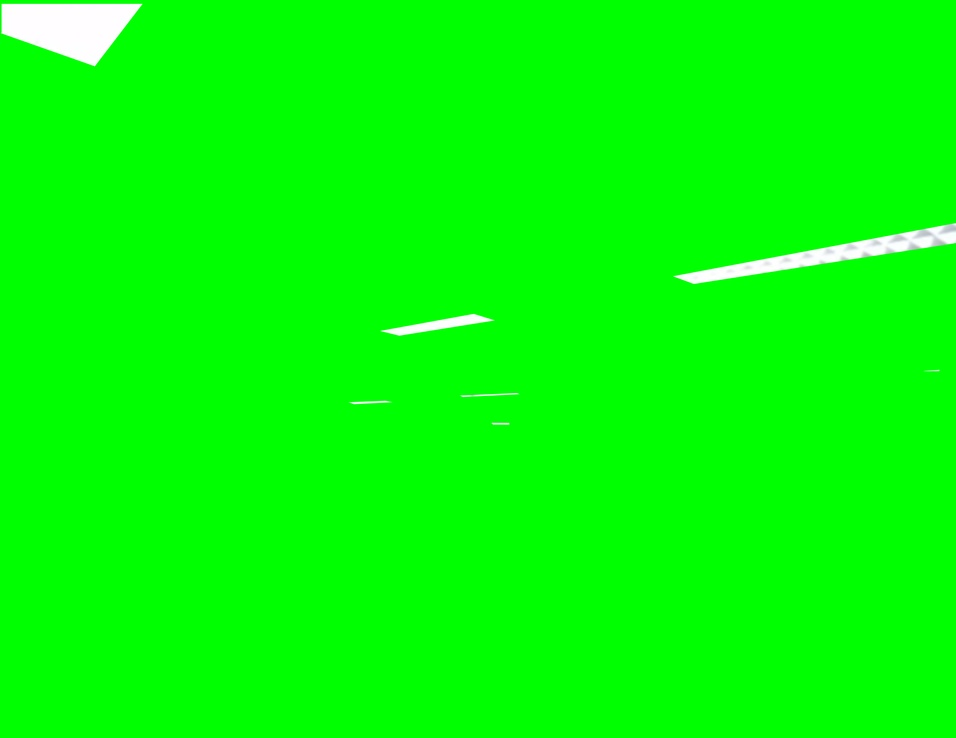
#> input picture dataSet/On.jpg, 956 x 738 px, shrunk from 2480 x 1914 before the run, found by its file name
$ python test2.py
#> lines starting #> are read from the running program, lines starting #| are printed output that depends on the picture; after the words box and inside, x2 and y2 are one past the last pixel; in counts of white or black regions, pixels touching at a corner belong together
import cv2
import numpy as np

## Read
img = cv2.imread('dataSet/on.jpg')
#> img is the input picture: shape (738, 956, 3); mean B, G, R 5, 254.9, 3.9
print(img.shape)
#| (738, 956, 3)
cv2.imshow('green', img)
## convert to hsv
hsv = cv2.cvtColor(img, cv2.COLOR_BGR2HSV)
#> hsv: shape (738, 956, 3); mean H, S, V 60.7, 251, 254.9

## mask of green (36,25,25) ~ (86, 255,255)
# mask = cv2.inRange(hsv, (36, 25, 25), (86, 255,255))
mask = cv2.inRange(hsv, (36, 25, 25), (70, 255,255))
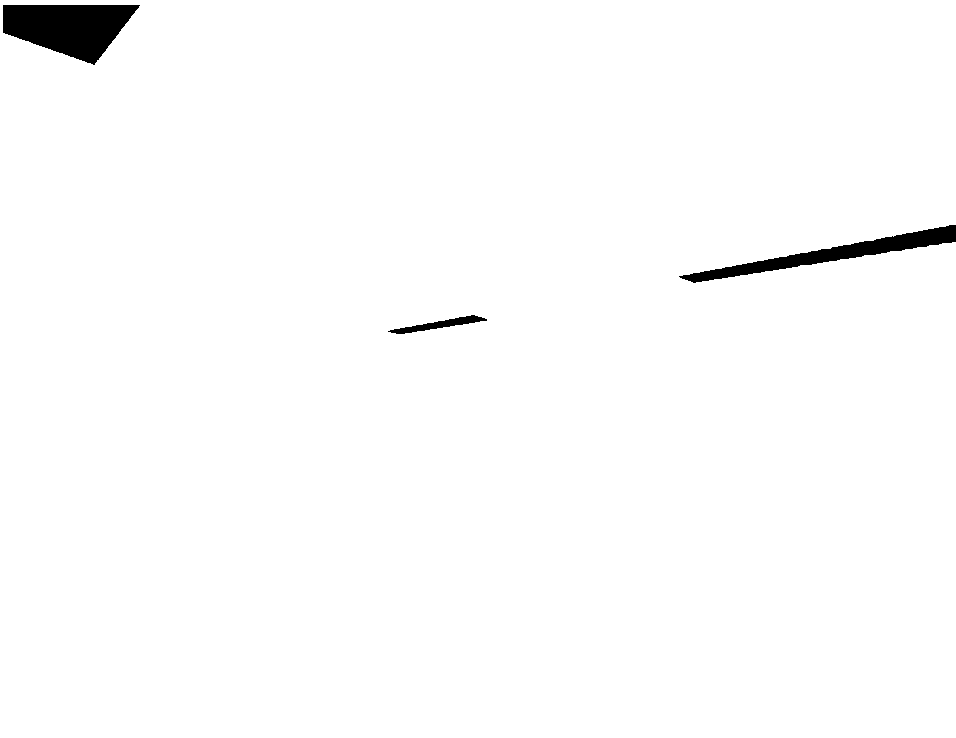
#> mask: shape (738, 956); 98.7% white; 3 black regions, box (x1, y1, x2, y2) and area: (3, 5, 140, 65) 5381, (679, 225, 956, 283) 3546, (388, 315, 487, 334) 596

## slice the green
imask = mask>255
#> imask: shape (738, 956) bool; every value is 0
green = np.zeros_like(img, np.uint8)
green[imask] = img[imask]
#> green: shape (738, 956, 3); every value is 0
## save
# cv2.imwrite("green.png", green)
cv2.waitKey(0)
cv2.destroyAllWindows()
